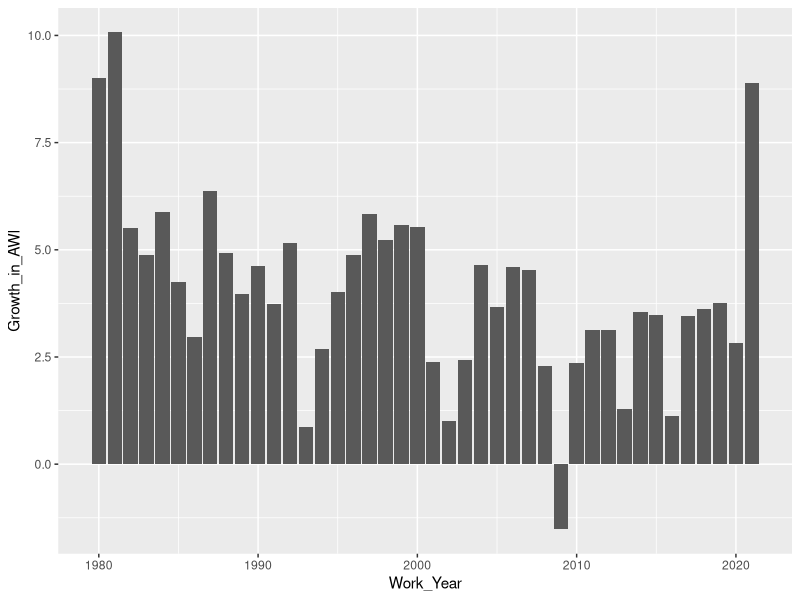
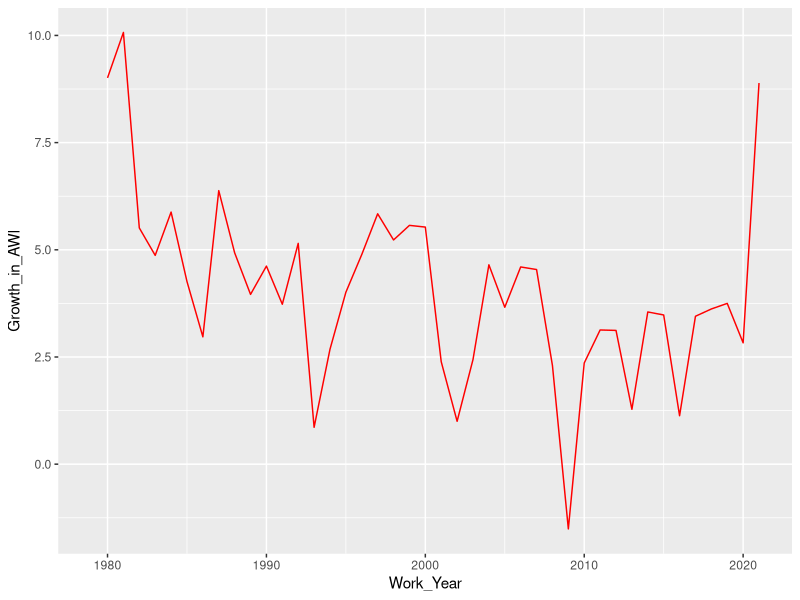

Recreate these plots in R, in order. (Note: this script raises an error after producing the figures.)
library(tidyverse)
AWI <- read_csv("AWI Changes.csv")
str(AWI)

# Substituting blanks for %
AWI$"Growth_in_AWI" <- as.numeric(sub("%","",AWI$"Growth_in_AWI"))
str(AWI)

# Making graphs and using pathwork

p <- ggplot(data=AWI, mapping = aes(x = Work_Year, y = Growth_in_AWI))
p + geom_col()
a <- p + geom_col()

p + geom_line(color="red")
b <- p + geom_line(color="red")

a + b

library(patchwork)
a+b
